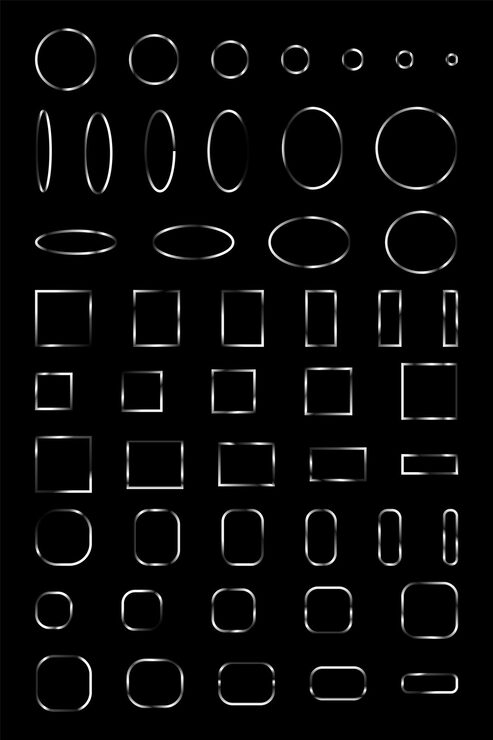
#> input picture Lesson 5/square blob.jpg, 493 x 740 px, found by its file name
$ python 'square blob.py'
#> lines starting #> are read from the running program, lines starting #| are printed output that depends on the picture; after the words box and inside, x2 and y2 are one past the last pixel; in counts of white or black regions, pixels touching at a corner belong together
import cv2
import numpy as np

# Read image in grayscale for blob detection
imageOG = cv2.imread('Lesson 5/square blob.jpg', 0)
#> imageOG is the input picture: shape (740, 493); min 0, max 255, mean 8.3
image = cv2.imread('Lesson 5/square blob.jpg', 0)

if image is None:
    print("Image not found. Check the file path.")
    exit()

# Initialize blob detector parameters
params = cv2.SimpleBlobDetector_Params()

# Area filter
params.filterByArea = True
params.minArea = 500
params.maxArea = 20000

# Circularity filter
params.filterByCircularity = True
params.minCircularity = 0.7
params.maxCircularity = 0.8

# Convexity filter
params.filterByConvexity = True
params.minConvexity = 0.9

# Inertia filter
params.filterByInertia = True
params.minInertiaRatio = 0.7

# Threshold settings
params.minThreshold = 10
params.maxThreshold = 220
params.thresholdStep = 10

# Minimum distance between blobs
params.minDistBetweenBlobs = 2

# Create detector
detector = cv2.SimpleBlobDetector_create(params)

# Detect blobs
keypoints = detector.detect(image)
#> keypoints = 6 keypoints; (x, y, size): (63, 464, 62.6), (429, 391, 61.8), (154, 464, 55.4), (328, 391, 48.1), (233, 391, 44.8), (53, 391, 36.9)

print("Number of detected blobs:", len(keypoints))
#| Number of detected blobs: 6

# Convert grayscale image to BGR for coloured drawing
blobs = cv2.cvtColor(image, cv2.COLOR_GRAY2BGR)

# Draw square outlines around detected keypoints
for kp in keypoints:

    x = int(kp.pt[0])
    y = int(kp.pt[1])

    size = int(kp.size / 2)

    cv2.rectangle(
        blobs,
        (x - size, y - size),
        (x + size, y + size),
        (0, 0, 255),
        2
    )
#> this loop made 6 passes
#> (kp, x, y, size) on passes 1 to 6: (keypoint at (154.5, 464), size 55.4, 154, 464, 27), (keypoint at (63, 463.9), size 62.6, 62, 463, 31), (keypoint at (53.4, 390.8), size 36.9, 53, 390, 18), (keypoint at (233.1, 390.9), size 44.8, 233, 390, 22), (keypoint at (328, 390.8), size 48.1, 328, 390, 24), (keypoint at (428.9, 390.9), size 61.8, 428, 390, 30)
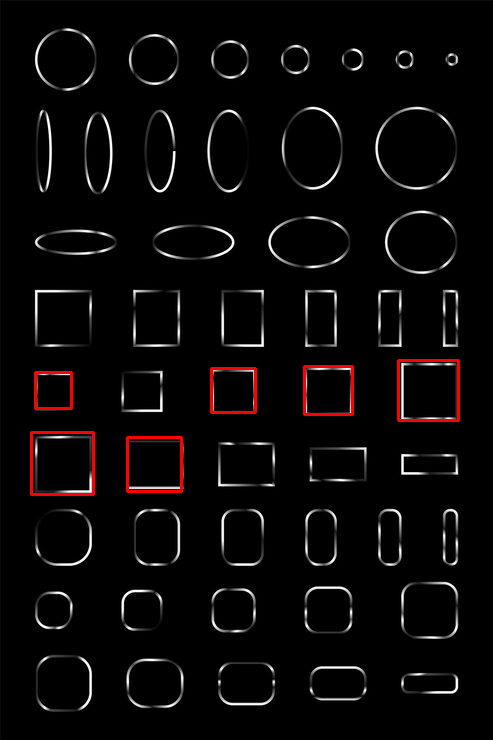
#> blobs: shape (740, 493, 3); 0.99% of pixels changed, all inside (x1, y1, x2, y2) = (30, 359, 460, 496)

cv2.imshow("Blobs", imageOG)
cv2.imshow("Detected Square Blobs", blobs)

cv2.waitKey(0)
cv2.destroyAllWindows()
